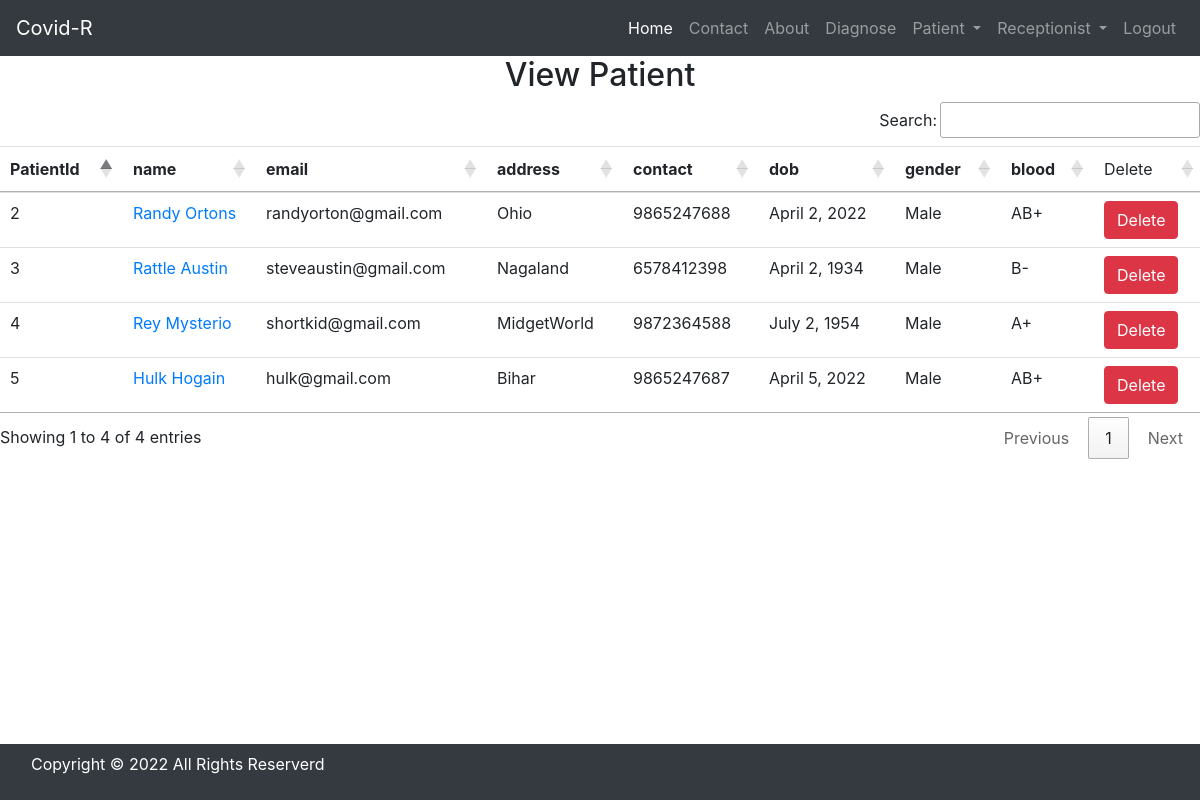
Before: //view-patient/ (signed in) with the older database file.
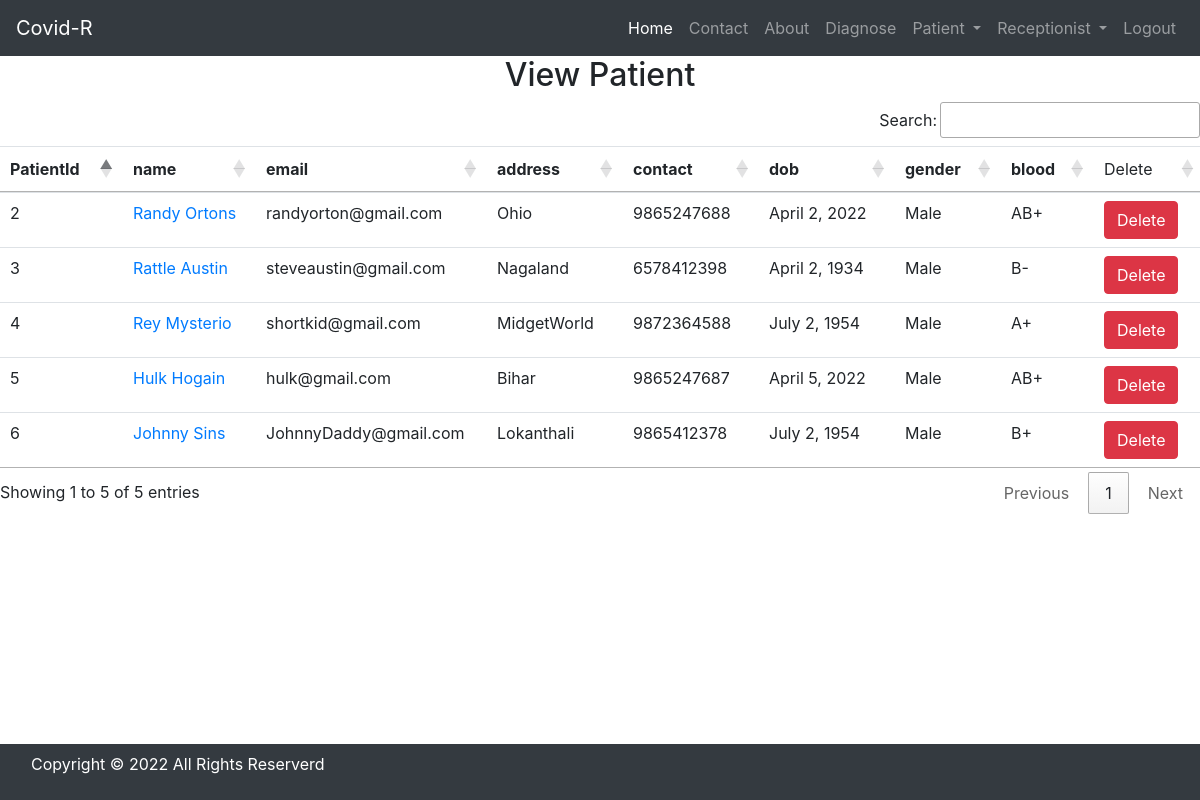
After: the same page with the newer database file.
### prescription/models.py (models this page shows, shortened)
class Patient(models.Model):
    name = models.CharField('Patient Name',max_length=30)
    email = models.EmailField('Email' ,max_length = 90)
    address = models.CharField('Address',max_length = 50)
    contact = models.IntegerField('Contact', validators = [MaxValueValidator(9999999999)])
    dob = models.DateField('Date of Birth')
    gender = models.CharField('Gender',max_length = 20, choices=GENDER)
    blood = models.CharField('Blood',max_length = 10,choices=BLOOD)
    prescription = models.TextField('Prescription', null=True, blank=True)

### prescription/views.py (the view)
# urls.py: path("/view-patient/", ViewPatient.as_view(), name="viewpatient"),
class ViewPatient(DoctorRequiredMixin, TemplateView):
    template_name = "view_patient.html"
    def get_context_data(self, **kwargs):
        context = super().get_context_data(**kwargs)
        patient = Patient.objects.all()
        context['patient'] = patient
        return context

### prescription/views.py (called while the page is built)
    def dispatch(self, request, *args, **kwargs):
        if request.user.is_authenticated and Doctor.objects.filter(user=request.user).exists():
            pass
        else:
            return redirect("/doctorlogin/")
        return super().dispatch(request, *args, **kwargs)

### prescription/templates/view_patient.html
{% include 'base.html' %}
{% include 'doctor_nav.html' %}
{% block content %}
{% include 'base.html' %}
<div>
    <h2 class="text-center"> View Patient </h2>
    <table id="example" class="table table-hover">
        <thead>
            <tr>
                <th>PatientId</th>
                <th>name</th>
                <th>email</th>
                <th>address</th>
                <th>contact</th>
                <th>dob</th>
                <th>gender</th>
                <th>blood</th>
                <td>Delete</td>
            </tr>
        </thead>
        <tbody>
            {% for i in patient %}
            <tr>
                <td>{{i.id}}</td>
                <td><a href="{% url 'prescription:patientdetail' i.id %}">{{i.name}}</a></td>
                <td>{{i.email}}</td>
                <td>{{i.address}}</td>
                <td>{{i.contact}}</td>
                <td>{{i.dob}}</td>
                <td>{{i.gender}}</td>
                <td>{{i.blood}}</td>
                <td><a href="{% url 'prescription:managecompare' i.id %}?action=rmv" onclick="return confirm('Are you sure you want to delete?')" class="btn btn-danger">Delete</a></td>
            </tr>
            {% endfor %}
        </tbody>
    </table>
</div>
{% endblock content %}
{% include 'footer.html' %}

### prescription/templates/base.html (shortened to what this page needs)
{% load static %}
<!DOCTYPE html>
<html>
    <head>
        <link rel="stylesheet" href="https://maxcdn.bootstrapcdn.com/bootstrap/4.5.2/css/bootstrap.min.css">
  <link rel="stylesheet" href="https://use.fontawesome.com/releases/v5.7.0/css/all.css"
  <link rel="stylesheet" type="text/css" href="css/mystyle.css">
  <link rel="stylesheet" href="https://cdn.datatables.net/1.11.4/css/jquery.dataTables.min.css" />
  <link rel="stylesheet" href="https://cdn.datatables.net/buttons/2.2.2/css/buttons.dataTables.min.css"/>
        <link rel="stylesheet" href="">
    </head>
    <body>
    </body>
</html>

### prescription/templates/doctor_nav.html (shortened to what this page needs)
<nav class="navbar navbar-expand-lg navbar-dark bg-dark">
    <a class="navbar-brand" href="#">Covid-R</a>
    <div class="collapse navbar-collapse" id="navbarSupportedContent">
      <ul class="navbar-nav ml-auto">
        <li class="nav-item active">
          <a class="nav-link" href="{% url 'prescription:doctordashboard' %}">Home <span class="sr-only">(current)</span></a>
        </li>
        <li class="nav-item">
          <a class="nav-link" href="{% url 'prescription:contact' %}">Contact</a>
        </li>
        <li class="nav-item">
            <a class="nav-link" href="{% url 'prescription:about' %}">About</a>
          </li>
          <li class="nav-item">
            <a class="nav-link" href="#" id="navbarDropdown" role="button" data-toggle="dropdown" aria-haspopup="true" aria-expanded="false">
              Diagnose
            </a>
            <li class="nav-item dropdown">
              <a class="nav-link dropdown-toggle" href="#" id="navbarDropdown" role="button" data-toggle="dropdown" aria-haspopup="true" aria-expanded="false">
                Patient
              </a>
               </li>
            <li class="nav-item dropdown">
              <a class="nav-link dropdown-toggle" href="#" id="navbarDropdown" role="button" data-toggle="dropdown" aria-haspopup="true" aria-expanded="false">
                Receptionist
              </a>
          <li class="nav-item">
            <a class="nav-link" href="{% url 'prescription:doctorlogout' %}">Logout</a>
          </li>
        </li>
      </ul>
    </div>
  </nav>

### prescription/templates/footer.html
<nav class="navbar navbar-expand-sm bg-dark navbar-dark fixed-bottom">
<div class="footer-bottom">
    <div class="container">
        <div class="row">
            <div class="col-sm-12 text-center ">
                <div class="copyright-text text-center">
                    <p class="text-white text-center">Copyright &copy; 2022 All Rights Reserverd</p>
                    </div>
                </div>
            </div>
        </div>
    </div>
</nav>

Changed rows visible on the page:
added Patient: id "6", name "Johnny Sins", email "JohnnyDaddy@gmail.com", address "Lokanthali", contact "9865412378", dob "July 2, 1954", gender "Male", blood "B+"
Other visible differences:
text written by a page script: "Search: Showing 1 to 4 of 4 entries Previous 1 Next" → "Search: Showing 1 to 5 of 5 entries Previous 1 Next"
